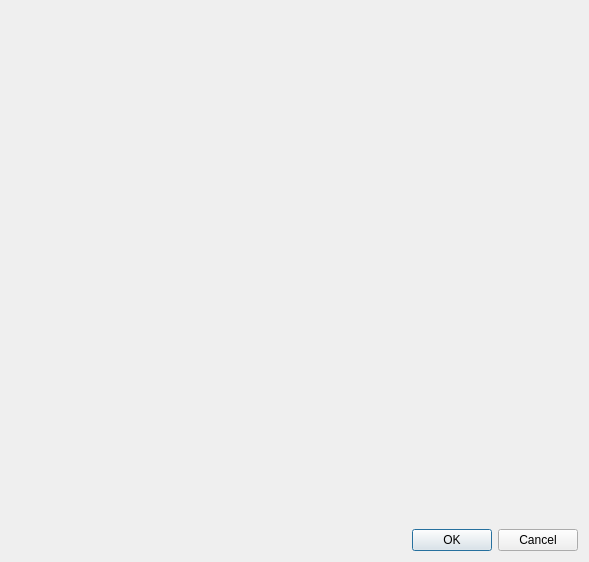
<?xml version="1.0" encoding="UTF-8"?>
<ui version="4.0">
 <class>SeerSlashProcDialogForm</class>
 <widget class="QDialog" name="SeerSlashProcDialogForm">
  <property name="geometry">
   <rect>
    <x>0</x>
    <y>0</y>
    <width>589</width>
    <height>562</height>
   </rect>
  </property>
  <property name="windowTitle">
   <string>Seer - System Processes</string>
  </property>
  <property name="windowIcon">
   <iconset>
    <normaloff>:/seer/resources/seer_32x32.png</normaloff>:/seer/resources/seer_32x32.png</iconset>
  </property>
  <property name="toolTip">
   <string>Select a process pid.</string>
  </property>
  <layout class="QGridLayout" name="gridLayout">
   <item row="0" column="0">
    <widget class="QProcessInfoWidget" name="processInfoWidget" native="true"/>
   </item>
   <item row="1" column="0">
    <widget class="QDialogButtonBox" name="buttonBox">
     <property name="orientation">
      <enum>Qt::Horizontal</enum>
     </property>
     <property name="standardButtons">
      <set>QDialogButtonBox::Cancel|QDialogButtonBox::Ok</set>
     </property>
    </widget>
   </item>
  </layout>
 </widget>
 <customwidgets>
  <customwidget>
   <class>QProcessInfoWidget</class>
   <extends>QWidget</extends>
   <header>QProcessInfoWidget.h</header>
   <container>1</container>
  </customwidget>
 </customwidgets>
 <resources/>
 <connections>
  <connection>
   <sender>buttonBox</sender>
   <signal>accepted()</signal>
   <receiver>SeerSlashProcDialogForm</receiver>
   <slot>accept()</slot>
   <hints>
    <hint type="sourcelabel">
     <x>248</x>
     <y>254</y>
    </hint>
    <hint type="destinationlabel">
     <x>157</x>
     <y>274</y>
    </hint>
   </hints>
  </connection>
  <connection>
   <sender>buttonBox</sender>
   <signal>rejected()</signal>
   <receiver>SeerSlashProcDialogForm</receiver>
   <slot>reject()</slot>
   <hints>
    <hint type="sourcelabel">
     <x>316</x>
     <y>260</y>
    </hint>
    <hint type="destinationlabel">
     <x>286</x>
     <y>274</y>
    </hint>
   </hints>
  </connection>
 </connections>
</ui>
